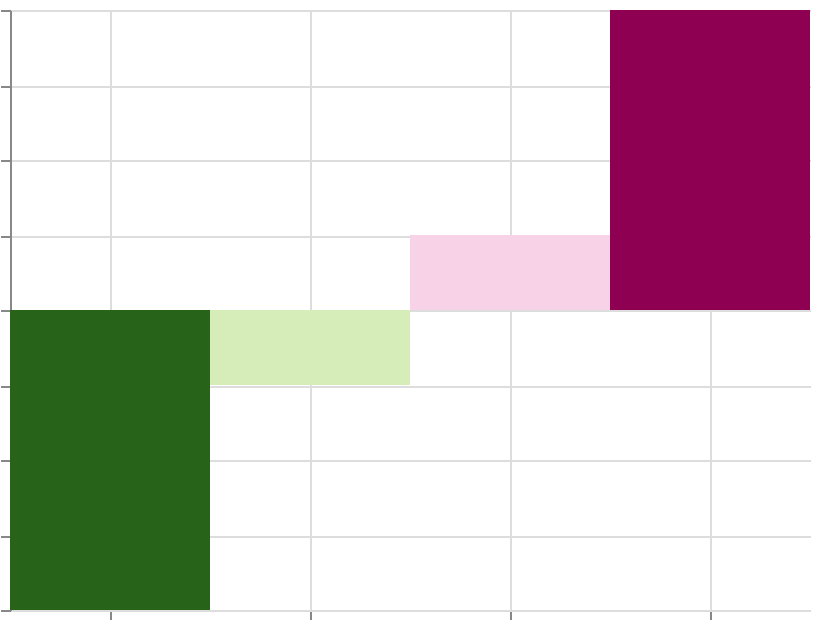

Write the Vega-Lite specification saved for this chart.
### Vega specification from a JSON file in a GitHub repository (floating-point values rounded to 4 significant figures)
{"$schema": "https://vega.github.io/schema/vega/v6.json", "width": 400, "height": 300, "padding": 5, "autosize": "none", "data": [{"name": "table", "values": [{"cat": "A", "val": -20}, {"cat": "B", "val": -5}, {"cat": "C", "val": 5}, {"cat": "D", "val": 20}]}], "scales": [{"name": "x", "type": "band", "domain": {"data": "table", "field": "cat", "sort": true}, "range": "width"}, {"name": "y", "type": "linear", "domain": {"data": "table", "field": "val"}, "range": [{"signal": "height"}, 0], "zero": true, "nice": true}, {"name": "color", "type": "linear", "domain": {"data": "table", "field": "val"}, "reverse": true, "range": {"scheme": "pinkyellowgreen"}}], "marks": [{"type": "rect", "from": {"data": "table"}, "encode": {"update": {"x": {"scale": "x", "field": "cat"}, "width": {"scale": "x", "band": 1}, "y": {"scale": "y", "field": "val"}, "y2": {"scale": "y", "value": 0}, "fill": {"scale": "color", "field": "val"}}}}], "axes": [{"scale": "x", "orient": "bottom", "grid": true, "labels": false}, {"scale": "y", "orient": "left", "grid": true, "labels": false}], "legends": [{"fill": "color"}]}
